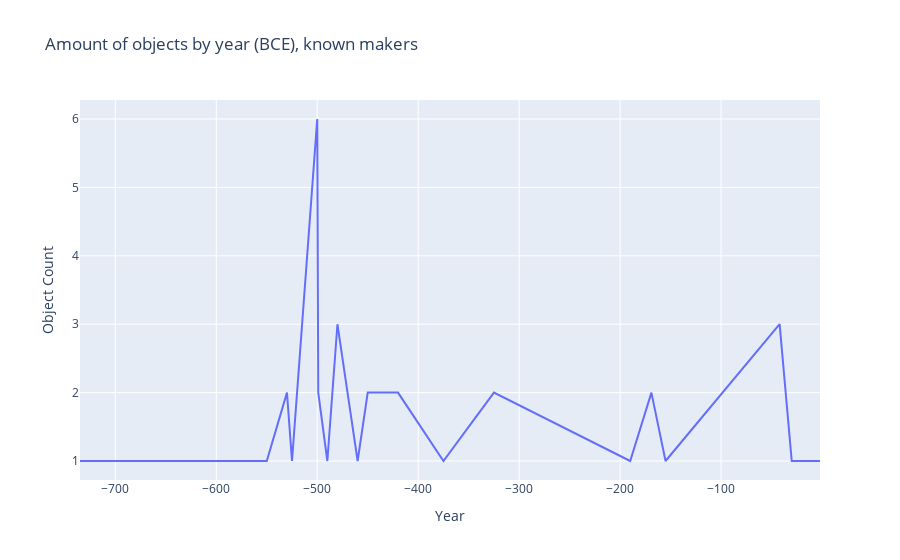

Notebook code cell kept with this figure:
### Code cell
line_plot(known_bce_df, 'Amount of objects by year (BCE), known makers')

### Figure 1 — Plotly figure (JSON) as saved in the notebook; plotly's stock layout.template omitted (floating-point values rounded to 4 significant figures)
{"data": [{"hovertemplate": "Year=%{x}<br>Object Count=%{y}<extra></extra>", "legendgroup": "", "line": {"color": "#636efa", "dash": "solid"}, "mode": "lines", "name": "", "orientation": "v", "showlegend": false, "type": "scatter", "x": [-735, -660, -550, -530, -525, -500, -499, -490, -480, -470, -460, -450, -430, -420, -375, -325, -190, -169, -155, -42, -30, -2], "xaxis": "x", "y": [1, 1, 1, 2, 1, 6, 2, 1, 3, 2, 1, 2, 2, 2, 1, 2, 1, 2, 1, 3, 1, 1], "yaxis": "y"}], "layout": {"legend": {"tracegroupgap": 0}, "title": {"text": "Amount of objects by year (BCE), known makers"}, "xaxis": {"anchor": "y", "domain": [0, 1], "title": {"text": "Year"}}, "yaxis": {"anchor": "x", "domain": [0, 1], "title": {"text": "Object Count"}, "type": "linear"}}}
